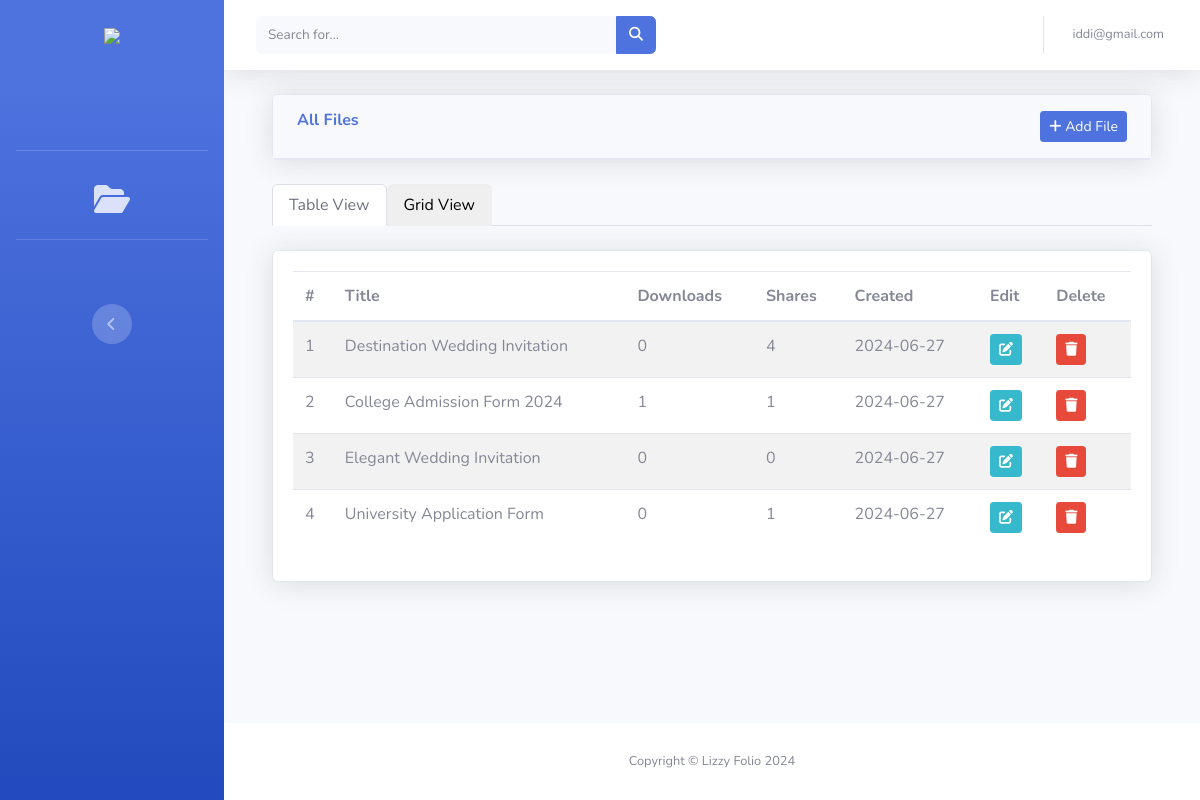
The app's page /admin-app/all-files/ (signed in), older data.
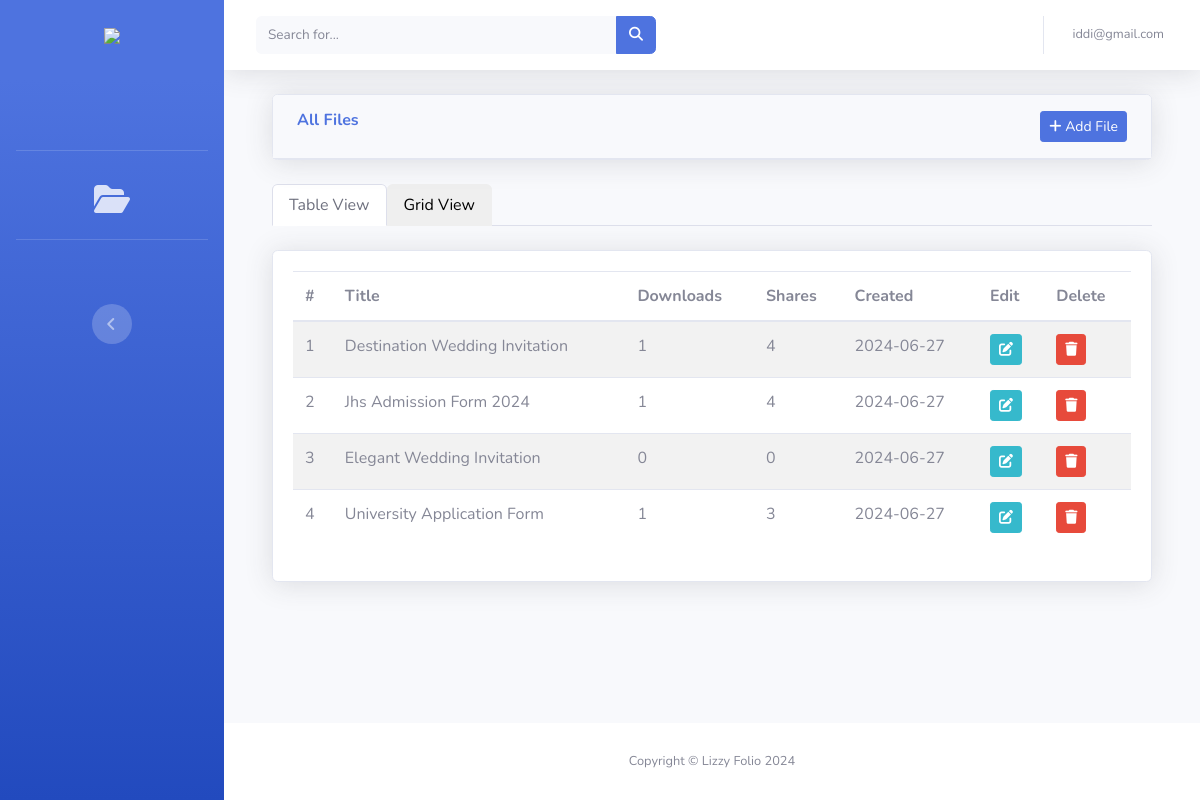
The same page, newer data.
### core/models.py (models this page shows, shortened)
class CustomUser(AbstractUser):
    email = models.CharField(max_length=40, unique=True, validators=[EmailValidator(message="Email field is required")])
    USERNAME_FIELD = 'email'
    REQUIRED_FIELDS = ['username']

### adminapp/models.py (models this page shows, shortened)
class FileModel(models.Model):
    title = models.CharField(max_length=255, blank=False, null=False)
    slug = models.SlugField()
    description = models.TextField()
    upload_by = models.ForeignKey(CustomUser, on_delete=models.CASCADE, related_name='admin')
    file = models.FileField(upload_to='files/', null=True, blank=True, validators=[FileExtensionValidator(allowed_extensions=['png', 'pdf', 'jpg', 'jpeg', 'docx'])])
    download_count = models.PositiveIntegerField(default=0)
    email_count = models.PositiveIntegerField(default=0)
    created = models.DateTimeField(auto_now_add=True, auto_now=False)
    updated = models.DateTimeField(auto_now_add=False, auto_now=True)
    class Meta:
        ordering = ['-created']

### adminapp/views.py (the view)
# urls.py: path('all-files/', view=views.filePage, name="all-files"),
@login_required(login_url='login')
def filePage(request):
    if request.user.is_staff == False:
        return redirect('home')
    title = "Lizzy File Server All Files"
    form = FileForm()
    files = FileModel.objects.all()
    context = {"title": title, "form": form, "files": files}
    return render(request=request, template_name='admin/files.html', context=context)

### adminapp/forms.py (shortened to what this page needs)
class FileForm(forms.ModelForm):
    title = forms.CharField(label="Title", widget=forms.TextInput(attrs={"class": "form-control", "placeholder": "Enter file title"}))
    description = forms.CharField(widget=forms.Textarea(attrs={"class": "form-control", "placeholder": "Enter description"}))
    file = forms.FileField(widget=forms.FileInput(attrs={"class":"form-control", "rows":5}))
    class Meta:
        model = FileModel
        fields = ['title', 'description', 'file']

### adminapp/templates/admin/files.html (shortened to what this page needs)
{% extends 'base.html' %}
{% load static %}
{% block content %}
    <div class="container-fluid my-3">
        <div class="row mb-4">
            <div class="col-sm-12 col-md-12">
                <div class="card shadow">
                    <div class="card-header py-3">
                        <div class="row px-3">
                            <h6 class="m-0 font-weight-bold text-primary">All Files</h6>
                            <h6 class="m-0 font-weight-bold text-primary ml-auto"><a href="#" class="btn btn-primary btn-sm" data-toggle="modal" data-target="#fileModal"><i class="fa fa-plus" aria-hidden="true"></i> Add File</a></h6>
                        </div>
                    </div>
                </div>
            </div>
        </div>
        <nav>
            <div class="nav nav-tabs" id="nav-tab" role="tablist">
              <button class="nav-link active" id="nav-home-tab" data-bs-toggle="tab" data-bs-target="#nav-home" type="button" role="tab" aria-controls="nav-home" aria-selected="true">Table View</button>
              <button class="nav-link" id="nav-profile-tab" data-bs-toggle="tab" data-bs-target="#nav-profile" type="button" role="tab" aria-controls="nav-profile" aria-selected="false">Grid View</button>
            </div>
          </nav>
          <div class="tab-content" id="nav-tabContent">
            <div class="tab-pane fade show active" id="nav-home" role="tabpanel" aria-labelledby="nav-home-tab" tabindex="0">
                <div class="card shadow mb-4 mt-4">
                    <div class="card-body">
                        <div class="table-responsive">
                            <table class="table table-striped" id="dataTable" width="100%" cellspacing="0">
                                <thead>
                                    <tr>
                                        <th>#</th>
                                        <th>Title</th>
                                        <th>Downloads</th>
                                        <th>Shares</th>
                                        <th>Created</th>
                                        <th>Edit</th>
                                        <th>Delete</th>
                                    </tr>
                                </thead>
                                <tbody>
                                    {% for file in files %}
                                        <tr>
                                            <td>{{ forloop.counter }}</td>
                                            <td>{{ file.title|title }}</td>
                                            <td>{{ file.download_count }}</td>
                                            <td>{{ file.email_count }}</td>
                                            <td>{{ file.created|date:'Y-m-d' }}</td>
                                            <td><a href="#" class="btn btn-sm btn-info" data-toggle="modal" data-target="#EditfileModal{{file.id}}"><i class="fa fa-edit"></i></a></td>
                                            <td><a href="#" data-toggle="modal" data-target="#deleteModal{{file.id}}" class="btn btn-danger btn-sm"><i class="fa fa-trash"></i></a></td>
                                        </tr>
                                    {% empty %}
                                        <tr>
                                            <td colspan="8" class="m-4">
                                                <h3 class="text-center text-danger" style="font-weight: bold;">No item found!</h3>
                                            </td>
                                        </tr>
                                    {% endfor %}
                                </tbody>
                            </table>
                        </div>
                    </div>
                </div>
            </div>
          </div>
    </div>
{% endblock content %}

### templates/base.html (shortened to what this page needs)
<!DOCTYPE html>
{% load static %}
<html lang="en">
<head>
    <link rel="stylesheet" href="https://cdnjs.cloudflare.com/ajax/libs/font-awesome/6.5.2/css/all.min.css" />
    <link href="{% static 'vendor/fontawesome-free/css/all.min.css' %}" rel="stylesheet" type="text/css">
    <link href="{% static 'css/sb-admin-2.min.css' %}" rel="stylesheet">
</head>
<body id="page-top">
    <div id="wrapper">
        {% include "sidebar.html" %}
        <div id="content-wrapper" class="d-flex flex-column">
            <div id="content">
                {% include "topbar.html" %}
                <div class="container-fluid">
                    {% block content %}
                    {% endblock content %}
                </div>
            </div>
            <footer class="sticky-footer bg-white">
                <div class="container my-auto">
                    <div class="copyright text-center my-auto">
                        <span>Copyright &copy; Lizzy Folio {% now "Y" %}</span>
                    </div>
                </div>
            </footer>
        </div>
    </div>
</body>
</html>

### templates/sidebar.html (shortened to what this page needs)
{% load static %}
<ul class="navbar-nav bg-gradient-primary sidebar sidebar-dark accordion" id="accordionSidebar">
    <a class="sidebar-brand d-flex align-items-center justify-content-center" href="{% url 'home' %}">
        <div class="sidebar-brand-text mx-3">
            <img src="{% static 'images/front.png' %}" style="height:50px;" />
        </div>
    </a>
    <li class="nav-item active mb-5">
        <a class="nav-link" href="{% url 'admin-dashboard' %}"></a>
    </li>
    <hr class="sidebar-divider">
    <li class="nav-item">
        <a class="nav-link text-center" href="{% url "home" %}">
            <h2 class="fas fa-fw fa-folder-open"></h2>
        </a>
    </li>
    <hr class="sidebar-divider">
    <div class="text-center d-none d-md-inline mt-5">
        <button class="rounded-circle border-0" id="sidebarToggle"></button>
    </div>
</ul>

### templates/topbar.html (shortened to what this page needs)
<nav class="navbar navbar-expand navbar-light bg-white topbar mb-4 static-top shadow">
     {% if request.user.is_superuser %}
        <form class="d-none d-sm-inline-block form-inline mr-auto ml-md-3 my-2 my-md-0 mw-100 navbar-search" action="{% url "admin-search" %}" method="post">
            <div class="input-group">
                <input type="text" class="form-control bg-light border-0 small" name="q" placeholder="Search for..."
                    aria-label="Search" aria-describedby="basic-addon2">
                <div class="input-group-append">
                    <button class="btn btn-primary" type="submit">
                        <i class="fas fa-search fa-sm"></i>
                    </button>
                </div>
            </div>
        </form>
     {% endif %}
    <ul class="navbar-nav ml-auto">
        {% if request.user.is_authenticated %}
            {% if request.user.is_superuser %}
                <li class="nav-item dropdown no-arrow">
                    <a class="nav-link dropdown-toggle" href="#" id="userDropdown" role="button"
                        data-toggle="dropdown" aria-haspopup="true" aria-expanded="false">
                        <span class="mr-2 d-none d-lg-inline text-gray-600 small">{{request.user.email}}</span>
                    </a>
                </li>
            {% endif %}
        {% endif %}
    </ul>
</nav>

Row changes from the older to the newer data that the page shows:
changed FileModel "Destination Wedding Invitation": download_count "0" → "1"
changed FileModel: title "College Admission Form 2024" → "Jhs Admission Form 2024"; email_count "1" → "4"
changed FileModel "University Application Form": download_count "0" → "1"; email_count "1" → "3"
